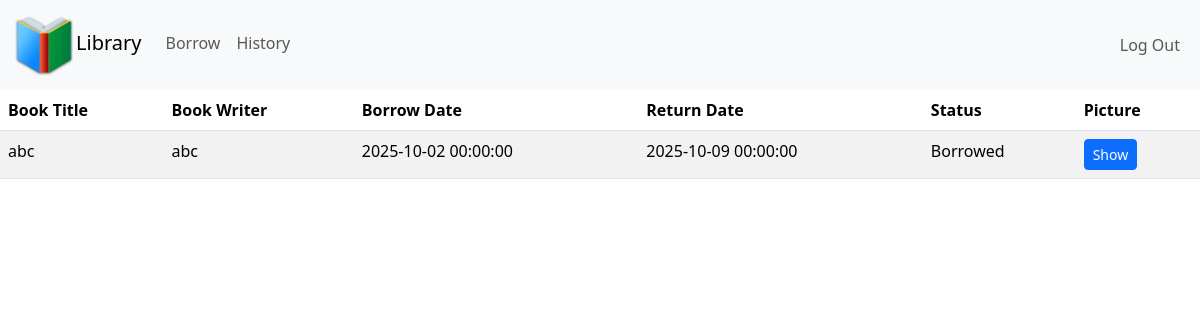
The page / (signed in) on the database as committed earlier.
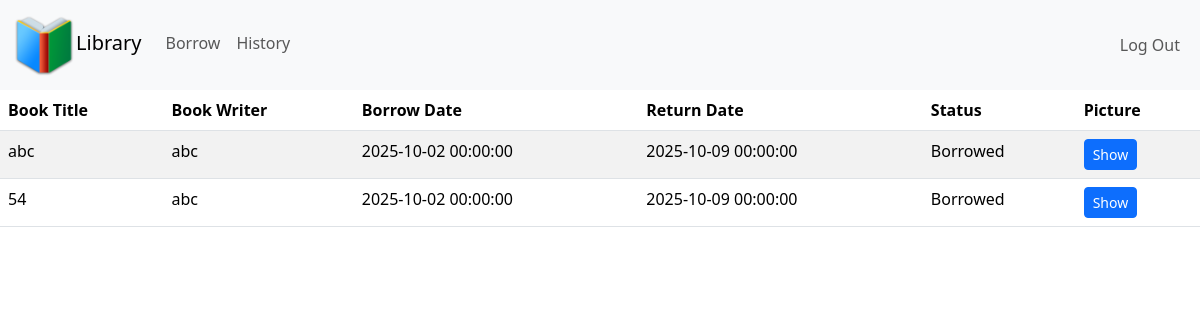
The same page on the database as committed later.
### models/borrow.py (models this page shows, shortened)
class Borrow(Base):
    __tablename__ = "borrow"
    borrow_id = Column("borrow_id", Integer, primary_key=True, autoincrement=True)
    student_id = Column("student_id", Integer, ForeignKey("students.id"), nullable=False)
    book_title = Column("book_title", String, nullable=False)
    book_writer = Column("book_writer", String, nullable=False)
    publication_year = Column("publication_year", Integer, nullable=False)
    borrow_date = Column("borrow_date", DateTime, nullable=False)
    return_date = Column("return_date", DateTime, nullable=False)
    image_path = Column("image_path", String, nullable=False)
    status = Column("status", String, nullable=False)
    user = relationship("Students", back_populates="borrow")

### app.py (the view)
@app.route("/")
@login_required
def index():
    books = db_session.query(Borrow.borrow_id ,Borrow.book_title, Borrow.book_writer, Borrow.publication_year,Borrow.borrow_date, Borrow.return_date, Borrow.status, Borrow.image_path).filter(
        Borrow.student_id == session["user_id"]
    ).all()
    books_info = []
    for book in books:
        books_info.append(book)
    return render_template("index.html", books=books, books_info=books_info)

### app.py (called while the page is built)
@app.after_request
def after_request(response):
    response.headers["Cache-Control"] = "no-cache, no-store, must-revalidate"
    response.headers["Expires"] = 0
    response.headers["Pragma"] = "no-cache"
    return response

### helpers.py (called while the page is built)
def login_required(f):
    @wraps(f)
    def decorated_function(*args, **kwargs):
        if session.get("user_id") is None:
            return redirect("/login")
        return f(*args, **kwargs)
    return decorated_function

### templates/index.html (shortened to what this page needs)
{% extends "layout.html" %}
{% block main %}
    <table class="table table-striped" style="width:100%">
        <thead>
            <tr>
                <th>Book Title</th>
                <th>Book Writer</th>
                <th>Borrow Date</th>
                <th>Return Date</th>
                <th>Status</th>
                <th>Picture</th>
            </tr>
        </thead>
        <tbody>
            {% for book in books %}
            {% if book.status == "Borrowed" %}
                <tr>
                    <td>{{ book.book_title }}</td>
                    <td>{{ book.book_writer }}</td>
                    <td>{{ book.borrow_date }}</td>
                    <td>{{ book.return_date }}</td>
                    <td>{{ book.status }}</td>
                    <td>
                        {% if book.image_path %}
                        <button type="button" class="btn btn-sm btn-primary" data-bs-toggle="modal" data-bs-target="#modal{{ book.borrow_id }}">
                            Show
                        </button>
                        {% else %}
                            <span class="text-muted">No Image</span>
                        {% endif %}
                    </td>
                </tr>
            {% endif %}
            {% endfor %}
        </tbody>
    </table>
{% endblock %}

### templates/layout.html (shortened to what this page needs)
<!DOCTYPE html>
<html lang="en">
    <head>
        <link href="https://cdn.jsdelivr.net/npm/bootstrap@5.3.3/dist/css/bootstrap.min.css" rel="stylesheet">
        <link href="/static/styles.css" rel="stylesheet">
    </head>
    <body>
        <nav class="navbar navbar-expand-lg navbar-light bg-light">
            <div class="container-fluid">
                <a class="navbar-brand" href="/"><img class="logo" src="/static/books.ico" alt="error">Library</a>
                <div class="collapse navbar-collapse" id="navbar">
                    {% if session["user_id"] %}
                        <ul class="navbar-nav me-auto mb-1">
                            <li class="nav-item"><a class="nav-link" href="/borrow">Borrow</a></li>
                            <li class="nav-item"><a class="nav-link" href="/history">History</a></li>
                        </ul>
                        <ul class="navbar-nav ms-auto mb-">
                            <li class="nav-item"><a class="nav-link" href="/logout">Log Out</a></li>
                        </ul>
                    {% else %}
                        <ul class="navbar-nav ms-auto mt-2">
                            <li class="nav-item"><a class="nav-link" href="/register">Register</a></li>
                            <li class="nav-item"><a class="nav-link" href="/login">Log In</a></li>
                        </ul>
                    {% endif %}
                </div>
            </div>
        </nav>
        <main>
            {% block main %}{% endblock %}
        </main>
    </body>
</html>

### static/styles.css (style rules this page uses)
.logo { width: 4rem; height: 4rem; }

Rows that differ between the two databases and show on the page:
added Borrow: book_title "54", book_writer "abc", borrow_date "2025-10-02 00:00:00", return_date "2025-10-09 00:00:00", status "Borrowed"
